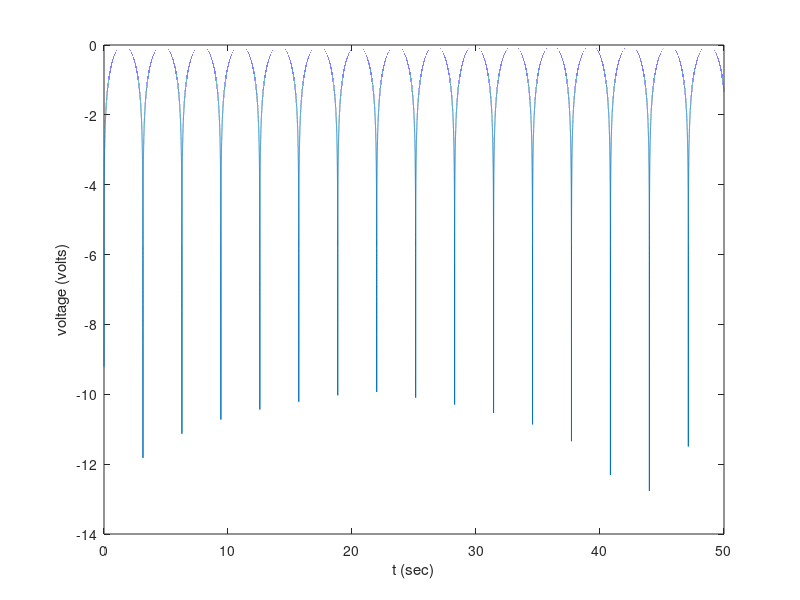

The MATLAB script that drew this image:
t= 0:0.0001:50;
f= log(sin(t)); %log = natural logarithm in MATLAB
plot(t,f);
xlabel("t (sec)");
ylabel("voltage (volts)");